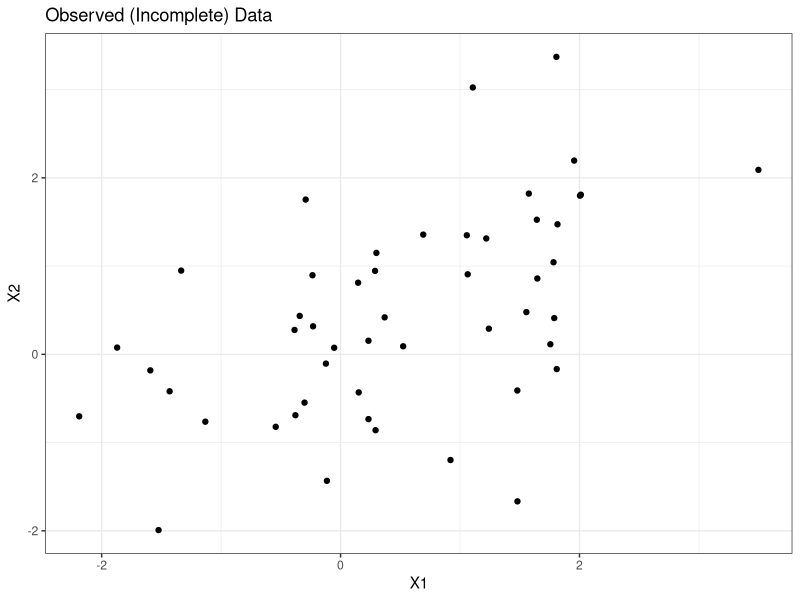
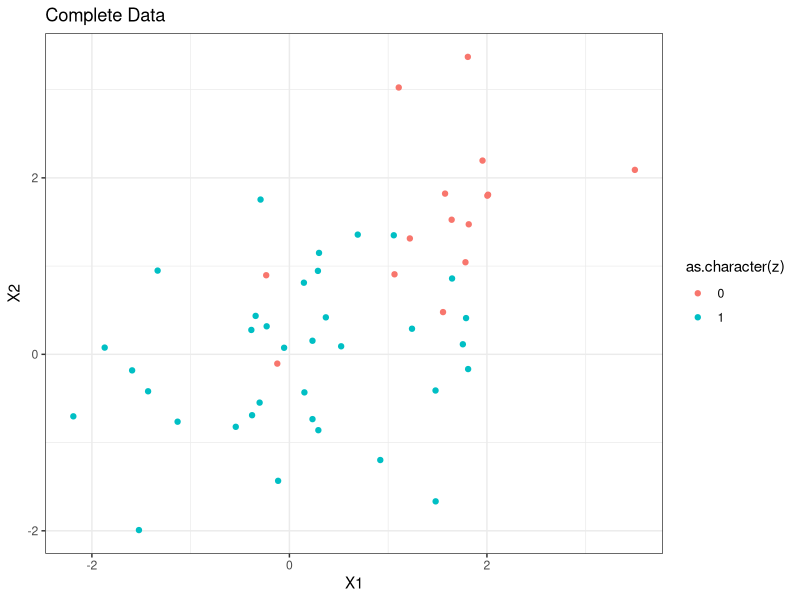
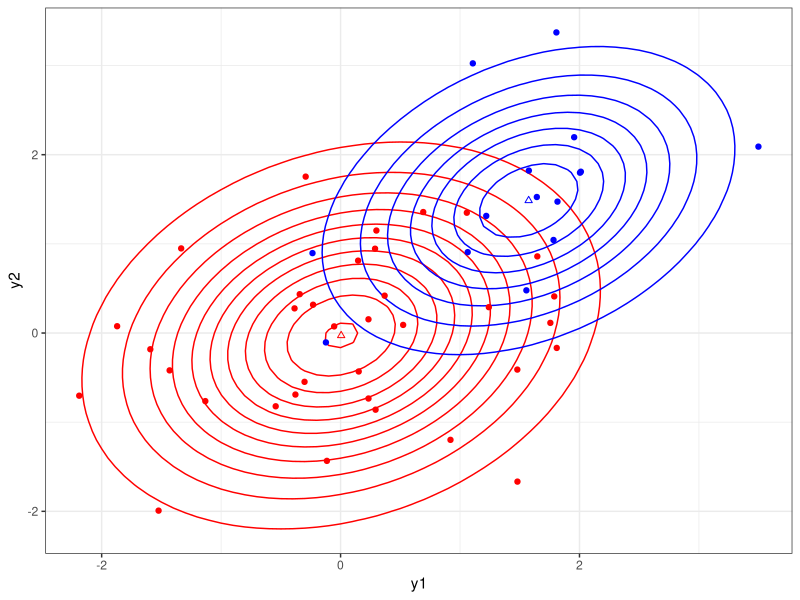
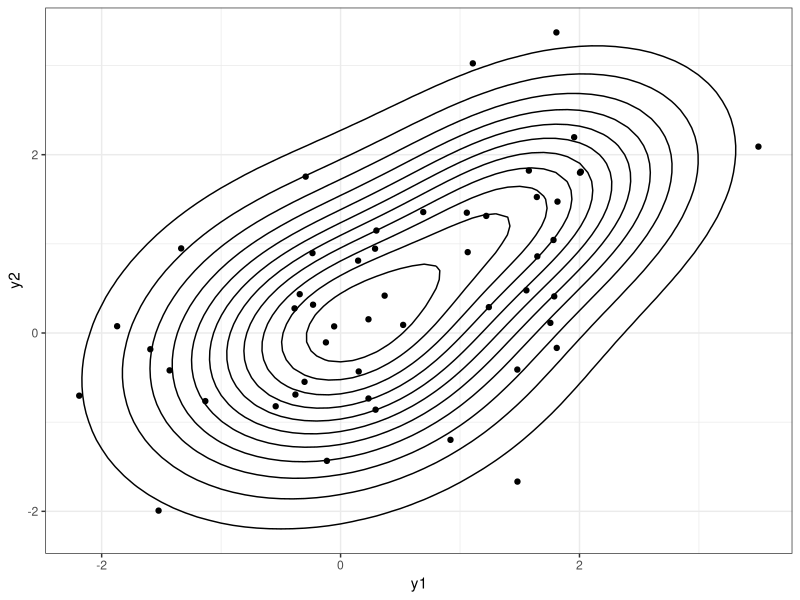
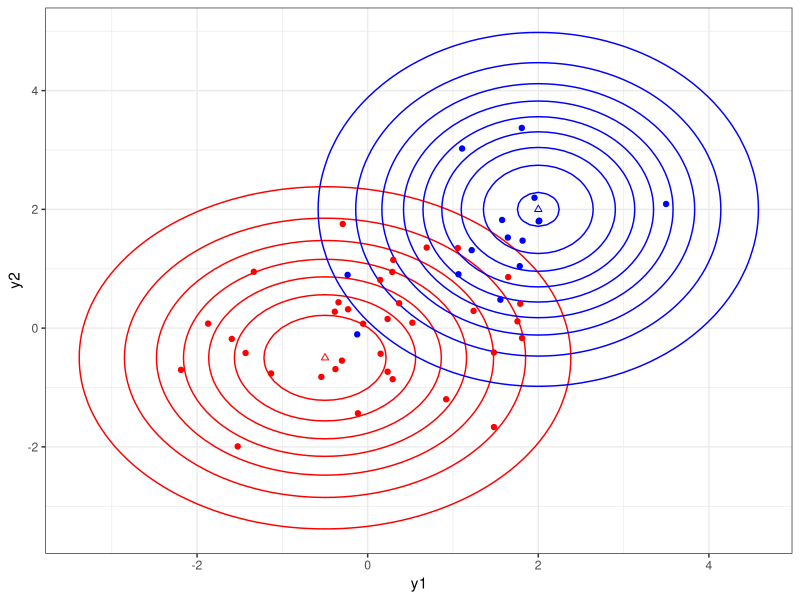
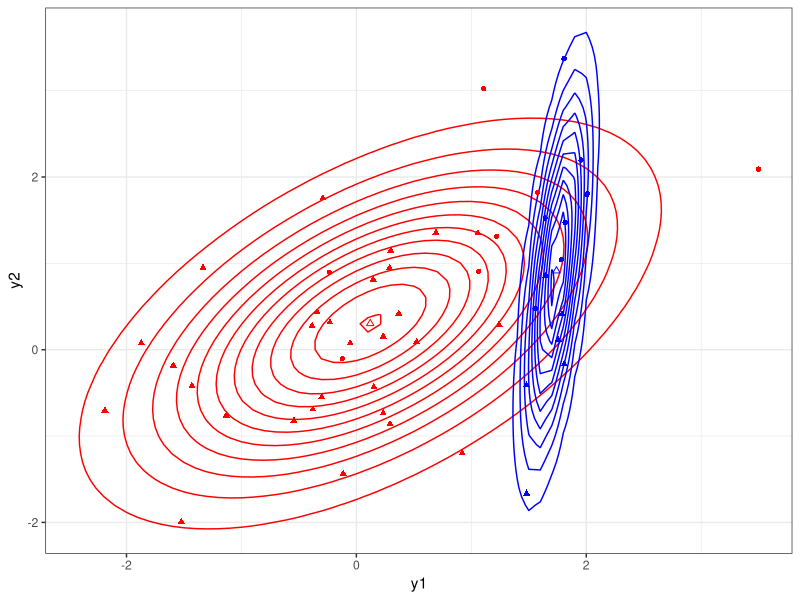

Write R code to recreate these figures, in order.
## ---- echo = FALSE, message = FALSE----------------------------------------------------------------------------------------------------------------------------
library(knitr)
library(ggplot2)
library(dplyr)
library(tidyr)
library(broom)
set.seed(333)

theme_set(theme_bw())
knitr::opts_chunk$set(fig.height = 3)


## ---- fig.show='hold', out.width="50%", fig.height=5-----------------------------------------------------------------------------------------------------------
library(mvtnorm) ## multivariate normal

p = .6
mu1 <- c(0, 0)
sig1 <- matrix(c(1, 0, 0, 1), ncol = 2)
mu2 <- c(1.5, 1.5)
sig2 <- matrix(c(1, .6, .6, 1), ncol = 2)

## sample from the mixture
n <- 50
z <- rbinom(n, 1, p)

y1 <- rmvnorm(sum(z), mean = mu1, sigma = sig1)
y2 <- rmvnorm(n - sum(z), mean = mu2, sigma = sig2)  
y <- matrix(NA, nrow = n, ncol = 2) ## observed data
y[z == 1, ] <- y1
y[z == 0, ] <- y2

df <- data.frame(y, z)

## plot data
ggplot(df) +
  geom_point(aes(X1, X2)) +
  ggtitle("Observed (Incomplete) Data")

ggplot(df) +
  geom_point(aes(X1, X2, colour = as.character(z))) +
  ggtitle("Complete Data")



## --------------------------------------------------------------------------------------------------------------------------------------------------------------
# loglikelihood of incomplete data--no knowledge of z
loglik_mixture <- function(par, data) {
	p <- plogis(par[1])  # p guaranteed to be in [0,1]
	mu1 <- c(par[2], par[3])
	sig1 <- matrix(c(exp(par[4]), par[5], par[5], exp(par[4])), nrow = 2)
	mu2 <- c(par[6], par[7])
	sig2 <- matrix(c(exp(par[8]), par[9], par[9], exp(par[8])), nrow = 2)
	# note:  exponential guarantees the diagonal elements are positive, but
	# nothing to guarantee matrices are positive definite. (Could do square root)

	out <- log(p * dmvnorm(data, mean = mu1, sigma = sig1) + 
	             (1-p) * dmvnorm(data, mean = mu2, sigma = sig2))
	return(sum(out))
}

## optimize from different starting values
mle1 <- optim(c(0, -.2, -.2, .5, 0, 2, 2, .5, 0), loglik_mixture, data = y, control = list(fnscale = -1))
mle2 <- optim(c(.405, 0, 0, 0, 0, 1.5, 1.5, 0, .6), loglik_mixture, data = y, control = list(fnscale = -1))


## ---- echo = FALSE---------------------------------------------------------------------------------------------------------------------------------------------
data.frame(Parameter = c("$p$", "$\\mu_{11}$", "$\\mu_{12}$", "$\\Sigma_{111}$", "$\\Sigma_{112}$", "$\\mu_{21}$",  "$\\mu_{22}$", "$\\Sigma_{211}$", "$\\Sigma_{212}$"), 
           Truth = c(p, mu1, sig1[1:2], mu2, sig2[1:2]),
           MLE1 = c(plogis(mle1$par[1]), mle1$par[c(2,3)], exp(mle1$par[4]), mle1$par[5:7], exp(mle1$par[8]), mle1$par[9]),
           MLE2 = c(plogis(mle2$par[1]), mle2$par[c(2,3)], exp(mle1$par[4]), mle2$par[5:7], exp(mle2$par[8]), mle2$par[9])) |>
  kable(escape = FALSE, digits = 4)

## ---- echo = FALSE, fig.show='hold', out.width="50%", fig.height=5---------------------------------------------------------------------------------------------
hat_p <- plogis(mle2$par[1])
hat_mu1 <- mle2$par[2:3]
hat_sig1 <- matrix(c(exp(mle2$par[4]), mle2$par[5], mle2$par[5], exp(mle2$par[4])), nrow = 2)
hat_mu2 <- mle2$par[6:7]
hat_sig2 <- matrix(c(exp(mle2$par[8]), mle2$par[9], mle2$par[9], exp(mle2$par[8])), nrow = 2)

expand.grid(y1 = seq(-5, 5, by = .1), y2 = seq(-5, 5, by = .1)) |>
  rowwise() |>
  mutate(dens1 = hat_p * dmvnorm(c(y1, y2), mean = hat_mu1, sigma = hat_sig1),
         dens2 = (1 - hat_p) * dmvnorm(c(y1, y2), mean = hat_mu2, sigma = hat_sig2),
         dens_mix = dens1 + dens2) -> plot_dens
  
ggplot() +
  geom_contour(aes(y1, y2, z = dens1), colour = "red", data = plot_dens) +
  geom_contour(aes(y1, y2, z = dens2), colour = "blue", data = plot_dens) +
  geom_point(aes(X1, X2, colour = as.character(z)), data = df) +
  geom_point(aes(hat_mu1[1], hat_mu1[2]), shape = 2, colour = "red") +
  geom_point(aes(hat_mu2[1], hat_mu2[2]), shape = 2, colour = "blue") +
  scale_color_manual(values = c("blue", "red")) +
  theme(legend.position = "none")

ggplot() +
  geom_contour(aes(y1, y2, z = dens_mix), data = plot_dens, colour = "black") +
  geom_point(aes(X1, X2), data = df)


## --------------------------------------------------------------------------------------------------------------------------------------------------------------
# Centered the second mixture component at a data point, and shrink 
# variance, so normal is super-concentrated around that point.
loglik_mixture(c(.6, 0, 0, 0, 0, y[30, 1], y[30, 2], -50, 0), data = y)  
mle3 <- optim(c(.6, 0, 0, 0, 0, y[30, 1], y[30, 2], -50, 0), loglik_mixture, data = y, control = list(fnscale = -1))

## ---- echo = FALSE---------------------------------------------------------------------------------------------------------------------------------------------
data.frame(Parameter = c("$p$", "$\\mu_{11}$", "$\\mu_{12}$", "$\\Sigma_{111}$", "$\\Sigma_{112}$", "$\\mu_{21}$",  "$\\mu_{22}$", "$\\Sigma_{211}$", "$\\Sigma_{212}$"), 
           Truth = c(p, mu1, sig1[1:2], mu2, sig2[1:2]),
           MLE3 = c(plogis(mle3$par[1]), mle3$par[c(2,3)], exp(mle3$par[4]), mle3$par[5:7], exp(mle3$par[8]), mle3$par[9])) |>
  kable(escape = FALSE, digits = 4)

## Your turn: fit the EM algorithm to the observed data y
#starting values for parameters
mu1_em <- c(-0.5, -0.5) # wrong
mu2_em <- c(2, 2) # wrong
sig1_em <- matrix(c(2, 0, 0, 2), nrow = 2) # wrong
sig2_em <- matrix(c(1.5, 0, 0, 2), nrow = 2) # wrong
p_em <- .5 # wrong

expand.grid(y1 = seq(-5, 5, by = .1), y2 = seq(-5, 5, by = .1)) |>
  rowwise() |>
  mutate(dens1 = p_em * dmvnorm(c(y1, y2), mean = mu1_em, sigma = sig1_em),
         dens2 = (1 - p_em) * dmvnorm(c(y1, y2), mean = mu2_em, sigma = sig2_em),
         dens_mix = dens1 + dens2) -> plot_dens

ggplot() +
  geom_contour(aes(y1, y2, z = dens1), colour = "red", data = plot_dens) +
  geom_contour(aes(y1, y2, z = dens2), colour = "blue", data = plot_dens) +
  geom_point(aes(X1, X2, colour = as.character(z)), data = df) +
  geom_point(aes(mu1_em[1], mu1_em[2]), shape = 2, colour = "red") +
  geom_point(aes(mu2_em[1], mu2_em[2]), shape = 2, colour = "blue") +
  scale_color_manual(values = c("blue", "red")) +
  theme(legend.position = "none")

for(i in seq(1, 100)) {
  # E
  w1 <- p_em * dmvnorm(y, mean = mu1_em, sigma = sig1_em)
  w2 <- (1 - p_em) * dmvnorm(y, mean = mu2_em, sigma = sig2_em)
  tot <- w1 + w2
  w <- w1 / tot
  
  #M
  mu1_em <- apply(w * y / sum(w), 2, sum)
  mu2_em <- apply((1 - w) * y / sum(1-w), 2, sum)
  dev1 <- y - t(matrix(rep(mu1_em, n), ncol = n))
  sig1_em <- (t(w * dev1) %*% dev1)/sum(w)
  dev2 <- y - t(matrix(rep(mu2_em, n), ncol = n))
  sig2_em <- (t((1 - w)*dev2) %*% dev2)/sum(1 - w)	
  p_em <- sum(w)/n
}

expand.grid(y1 = seq(-5, 5, by = .1), y2 = seq(-5, 5, by = .1)) |>
  rowwise() |>
  mutate(dens1 = p_em * dmvnorm(c(y1, y2), mean = mu1_em, sigma = sig1_em),
         dens2 = (1 - p_em) * dmvnorm(c(y1, y2), mean = mu2_em, sigma = sig2_em),
         dens_mix = dens1 + dens2) -> plot_dens

ggplot() +
  geom_contour(aes(y1, y2, z = dens1), colour = "red", data = plot_dens) +
  geom_contour(aes(y1, y2, z = dens2), colour = "blue", data = plot_dens) +
  geom_point(aes(X1, X2, shape = as.character(z), colour = as.factor(w > 0.5)), data = df) +
  geom_point(aes(mu1_em[1], mu1_em[2]), shape = 2, colour = "red") +
  geom_point(aes(mu2_em[1], mu2_em[2]), shape = 2, colour = "blue") +
  scale_color_manual(values = c("blue", "red")) +
  theme(legend.position = "none")

data.frame(Parameter = c("$p$", "$\\mu_{11}$", "$\\mu_{12}$", "$\\Sigma_{111}$", "$\\Sigma_{112}$", "$\\mu_{21}$",  "$\\mu_{22}$", "$\\Sigma_{211}$", "$\\Sigma_{212}$"), 
           Truth = c(p, mu1, sig1[1:2], mu2, sig2[1:2]),
           MLE2 = c(plogis(mle2$par[1]), mle2$par[c(2,3)], exp(mle2$par[4]), mle2$par[5:7], exp(mle2$par[8]), mle2$par[9]),
           EM = c(p_em, mu1_em, sig1_em[1:2], mu2_em, sig2_em[1:2])) |>
  kable(escape = FALSE, digits = 4)

